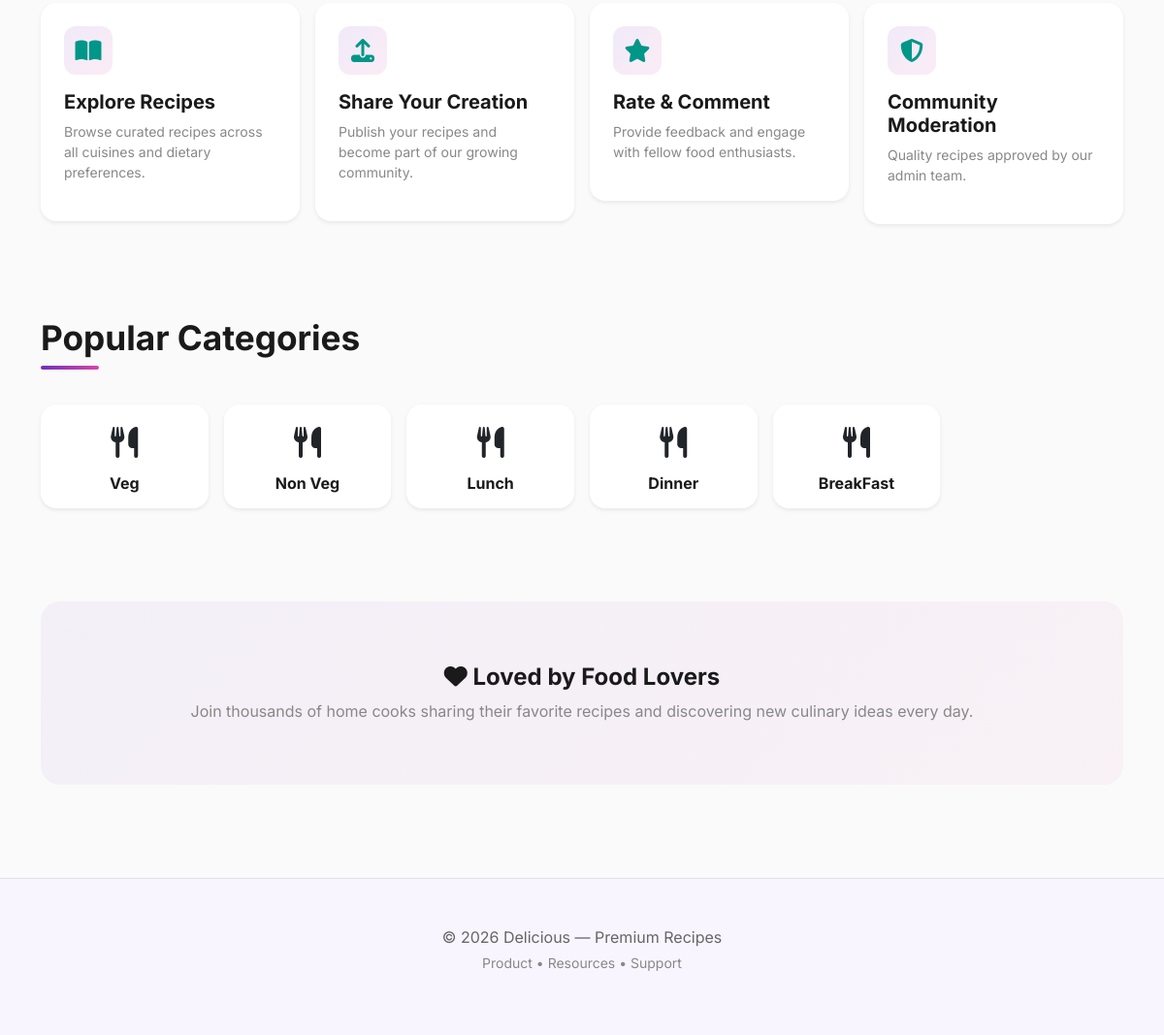
Before: / (lower part) with the older database file.
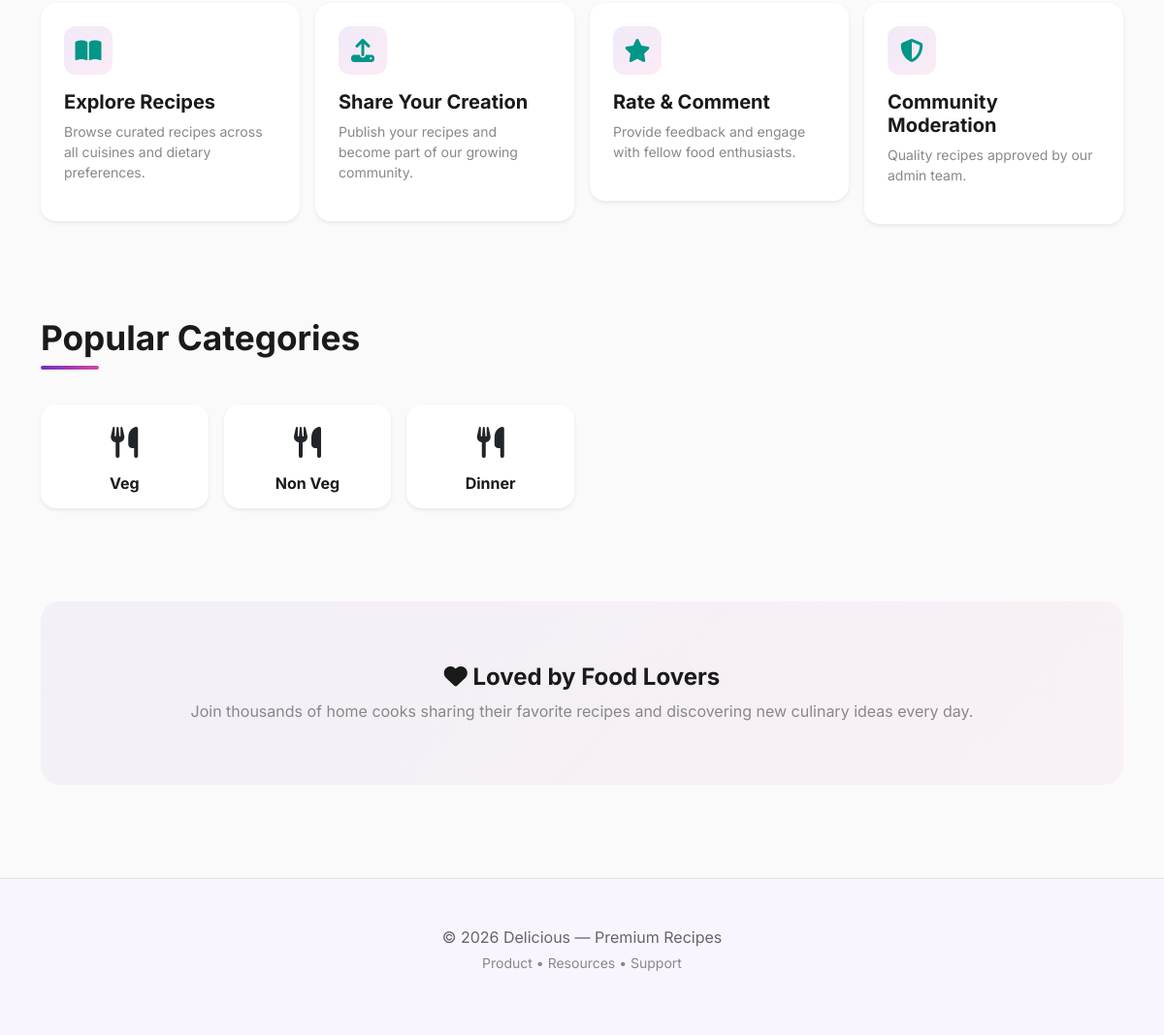
After: the same page with the newer database file.
### recipes/models.py (models this page shows, shortened)
class Category(models.Model):
    name = models.CharField(max_length=100)
    slug = models.SlugField(unique=True, blank=True)

### recipes/views.py (the view)
# urls.py: path('', views.home, name='home'),
def home(request):
    categories = Category.objects.all()[:6]
    featured = Recipe.objects.filter(approved=True).order_by('-created_at')[:6]
    return render(request, 'home.html', {'categories': categories, 'featured': featured})

### templates/home.html (shortened to what this page needs)
{% extends 'base.html' %}
{% load static %}
{% block content %}
<section class="container py-5">
  <div class="row g-3">
    <div class="col-md-3">
      <div class="card rounded-4 shadow-sm p-4 border-0">
        <div class="feature-icon">
          <i class="fas fa-book-open"></i>
        </div>
        <h5>Explore Recipes</h5>
        <p class="small text-muted">Browse curated recipes across all cuisines and dietary preferences.</p>
      </div>
    </div>
    <div class="col-md-3">
      <div class="card rounded-4 shadow-sm p-4 border-0">
        <div class="feature-icon">
          <i class="fas fa-upload"></i>
        </div>
        <h5>Share Your Creation</h5>
        <p class="small text-muted">Publish your recipes and become part of our growing community.</p>
      </div>
    </div>
    <div class="col-md-3">
      <div class="card rounded-4 shadow-sm p-4 border-0">
        <div class="feature-icon">
          <i class="fas fa-star"></i>
        </div>
        <h5>Rate & Comment</h5>
        <p class="small text-muted">Provide feedback and engage with fellow food enthusiasts.</p>
      </div>
    </div>
    <div class="col-md-3">
      <div class="card rounded-4 shadow-sm p-4 border-0">
        <div class="feature-icon">
          <i class="fas fa-shield-alt"></i>
        </div>
        <h5>Community Moderation</h5>
        <p class="small text-muted">Quality recipes approved by our admin team.</p>
      </div>
    </div>
  </div>
</section>
<section class="container py-5">
  <h2>Popular Categories</h2>
  <div class="row g-3">
    {% for cat in categories %}
    <div class="col-md-2 col-sm-4 col-6">
      <div class="card rounded-4 shadow-sm border-0 p-3 text-center h-100">
        <div class="mb-2" style="font-size: 2rem;">
          <i class="fas fa-utensils"></i>
        </div>
        <h6 class="mb-0">{{ cat.name }}</h6>
      </div>
    </div>
    {% endfor %}
  </div>
</section>
<section class="container py-5 text-center">
  <div
    style="background: linear-gradient(135deg, rgba(111, 45, 189, 0.05), rgba(217, 70, 166, 0.05)); padding: 4rem 2rem; border-radius: 20px;">
    <h4 class="mb-2"><i class="fas fa-heart"></i> Loved by Food Lovers</h4>
    <p class="text-muted mb-0">Join thousands of home cooks sharing their favorite recipes and discovering new culinary
      ideas every day.</p>
  </div>
</section>
{% endblock %}

Changed rows visible on the page:
removed Category: name "Lunch"
removed Category: name "BreakFast"
